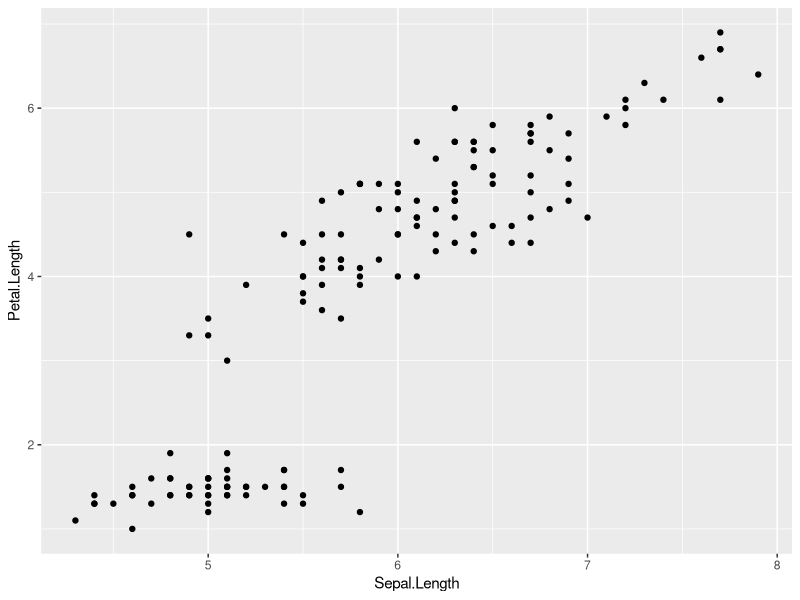
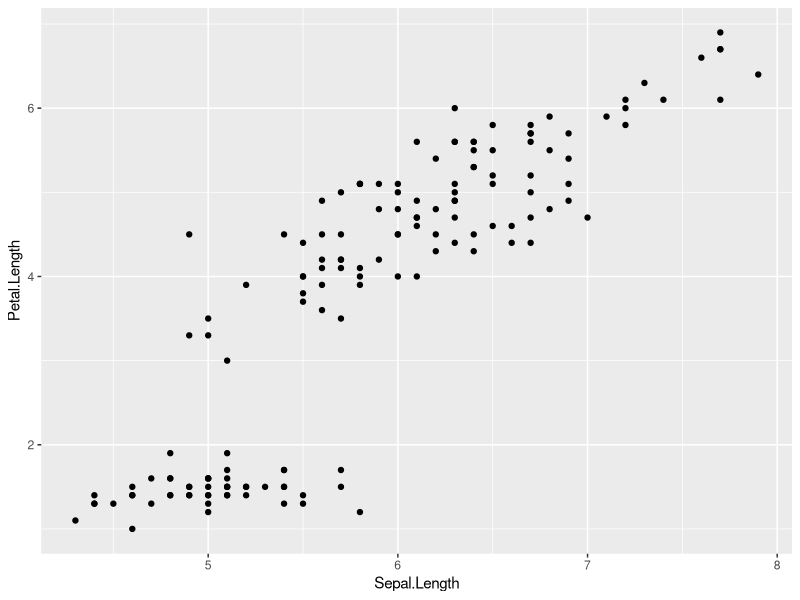
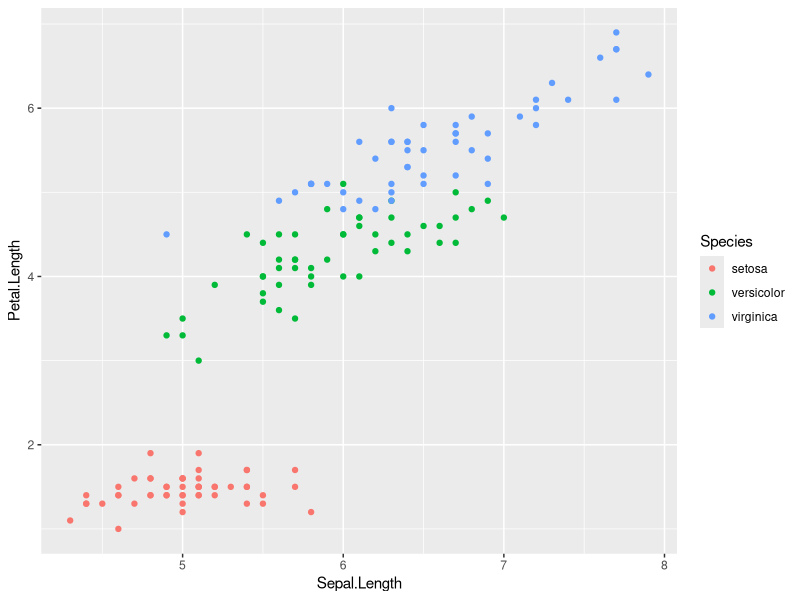
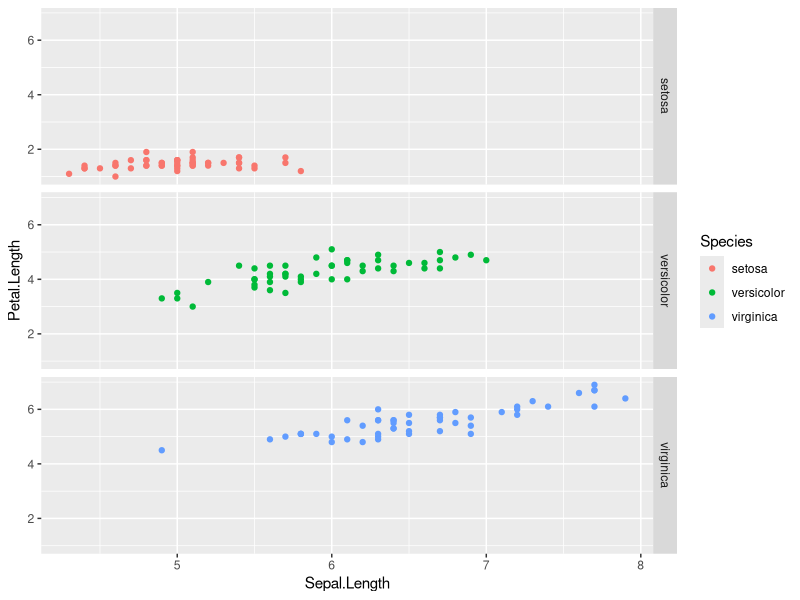
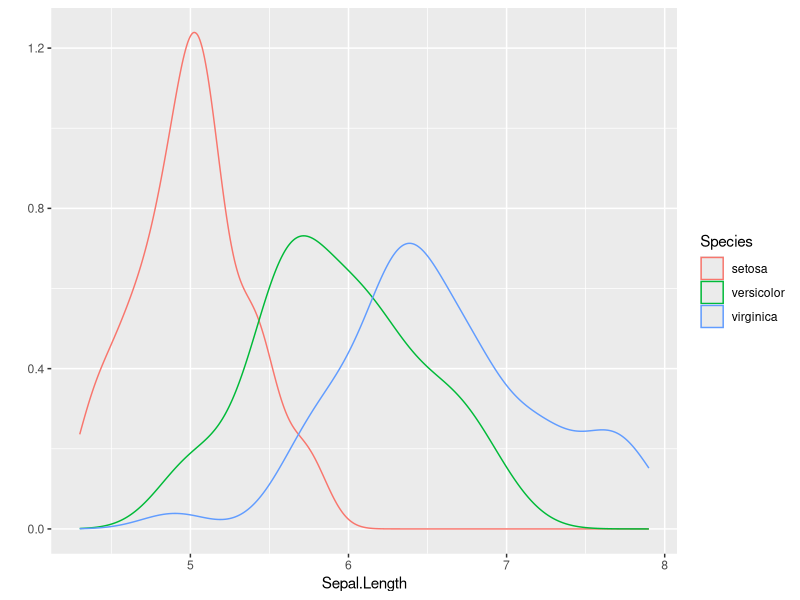
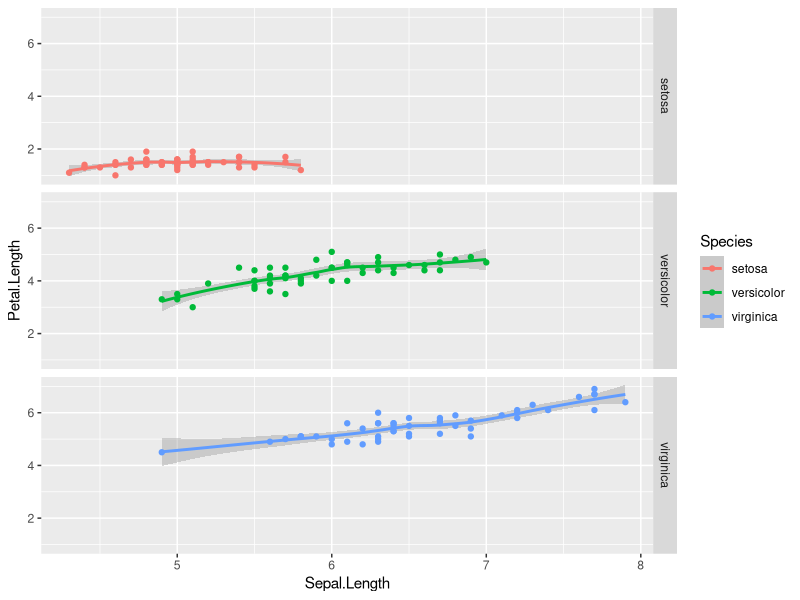
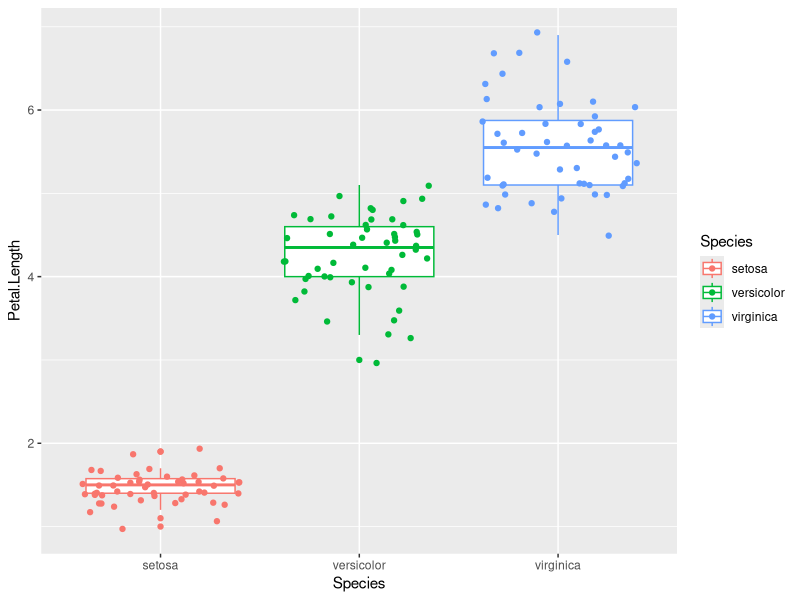

The R script that drew these images, in order:
## ---- chunk 1
library(ggplot2)
## ---- chunk 2
data(iris)
summary(iris)

#Default
qplot(x=Sepal.Length, y=Petal.Length, data=iris)

#One graph with points
qplot(x=Sepal.Length, y=Petal.Length, data=iris, geom="point")
#One graph with points, colors function of Species
qplot(x=Sepal.Length, y=Petal.Length, data=iris, geom="point", colour=Species)
#Multiple point graphs splitted by Species
qplot(x=Sepal.Length, y=Petal.Length, data=iris, geom="point", facets=Species~., colour=Species)
#Densities splitted by Species
qplot(x=Sepal.Length, data=iris, geom="density", colour=Species)

#Other types of graphs : combining geoms
qplot(x=Sepal.Length, y=Petal.Length, data=iris, geom=c("smooth","point"), facets=Species~., colour=Species)
qplot(x=Species, y=Petal.Length, data=iris, geom=c("boxplot", "jitter"), colour=Species)
